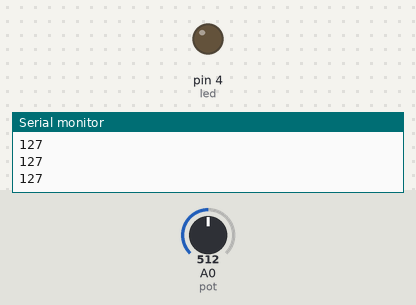
A sketch run on a simulated Arduino Uno, built with avr-gcc and run on an emulated ATmega328P. Parts: output pins drawn as LEDs (lit = HIGH), the last lines printed to the serial monitor. Inputs (shaded band) come from the test bench; at power-on: A0 (pot) = 512. Pins used as bus, display or sensor lines are not drawn.

Above: at 1.2 s.
1.3 s: A0 (pot) set to 597
2.8 s: A0 (pot) set to 614
At 3.2 s:
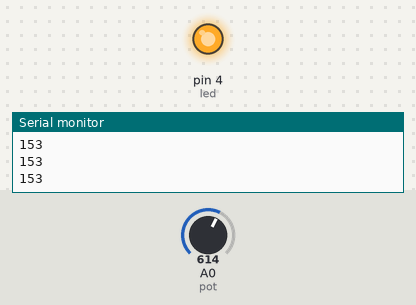
4.3 s: A0 (pot) set to 511
At 5.4 s:
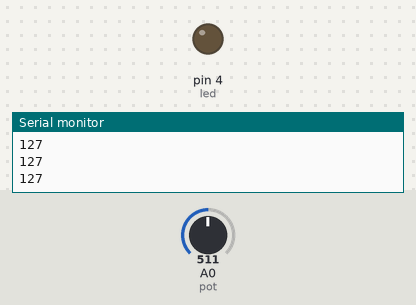
5.8 s: A0 (pot) set to 716
At 6.7 s:
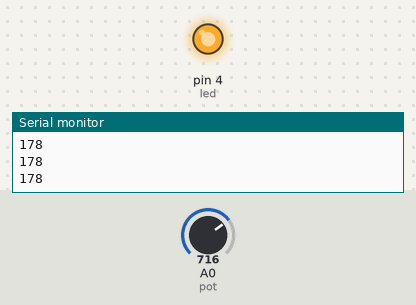
Timing chart, 0 to 8.3 s (numbered marks = the images above; inputs shaded):
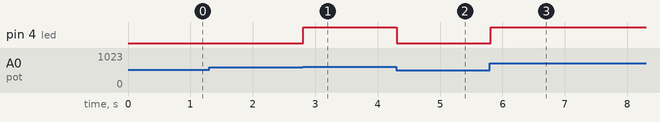

Measured:
- the behaviour switches between 605 and 606 on A0 (pot) (found by bisection; images 0 and 1)
- after the input at 2.8 s, pin 4 (led): LOW → HIGH at once
- after the input at 4.3 s, pin 4 (led): HIGH → LOW at once
- after the input at 5.8 s, pin 4 (led): LOW → HIGH at once

The sketch:

DC.ino
```cpp
const int led=4;
const int DC=3;
const int pot=A0;
int motor;

void setup()
{
  pinMode(DC,OUTPUT);
  pinMode(led,OUTPUT);
  Serial.begin(9600);
}

void loop()
{
  motor=analogRead(pot);
  motor=map(motor,0,1023,0,255);
  analogWrite(DC, motor);
  Serial.println(motor);

  if (motor>150)
  {
    digitalWrite(led,HIGH);

  }
  else{
  digitalWrite(led,LOW);
  }
}
```
